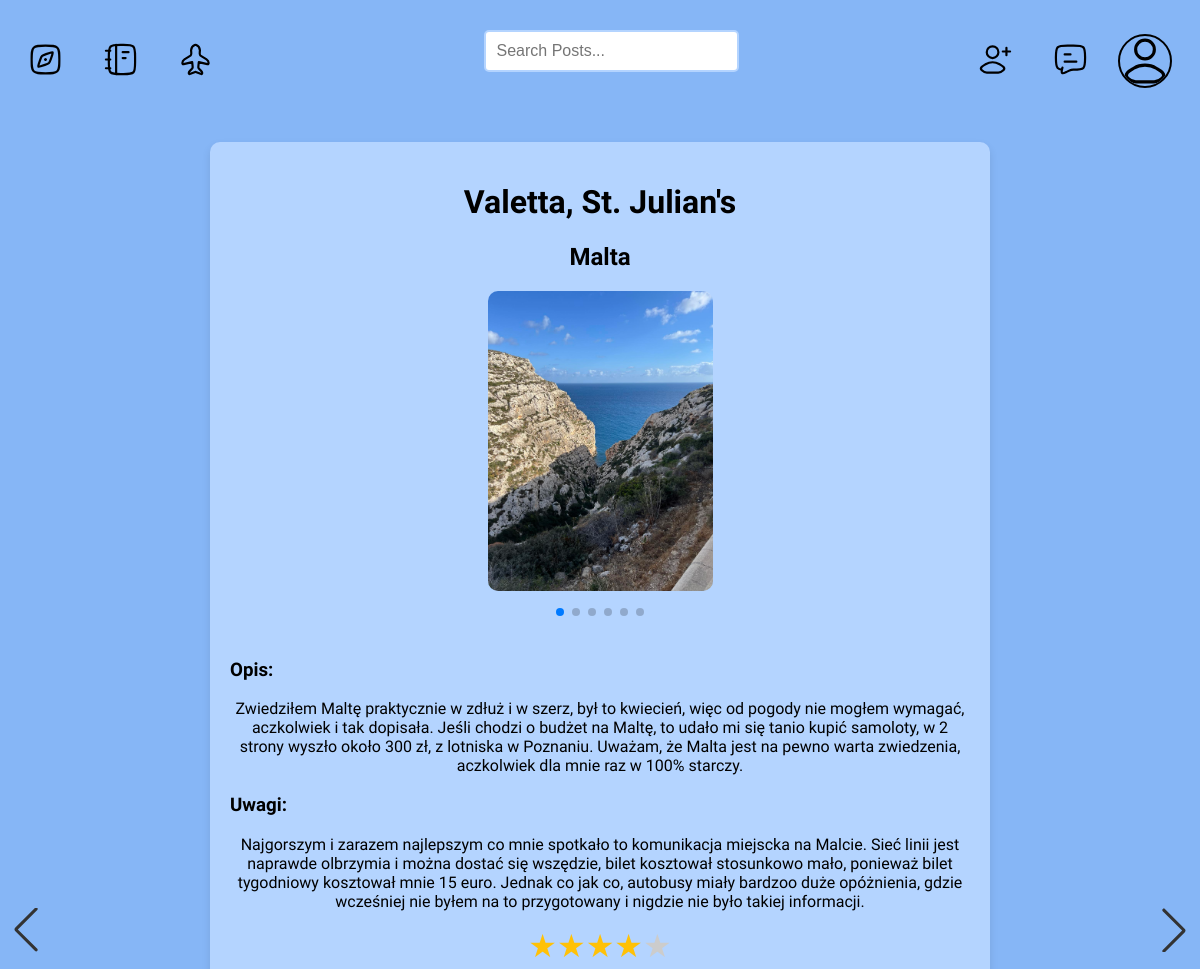
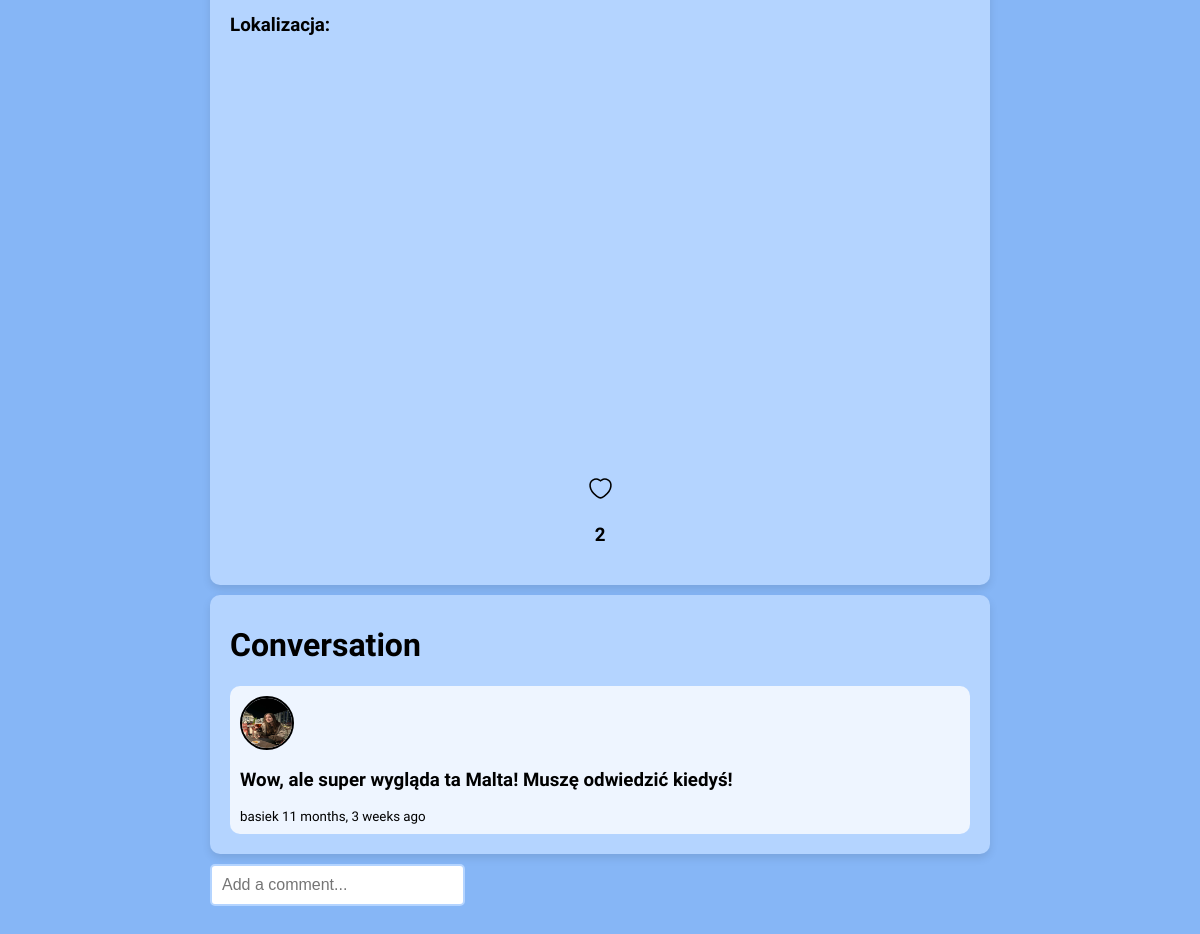
Page /post/4/ (signed in) on the committed database (2 pictures, top to bottom).
### base/models.py (models this page shows, shortened)
class User(AbstractUser):
    name = models.CharField(max_length=100, null=True)
    first_name = models.CharField(max_length=100, null=True, blank=True)
    last_name = models.CharField(max_length=100, null=True, blank=True)
    email = models.EmailField(unique=True)
    bio = models.TextField(null=True, blank=True)
    avatar = models.ImageField(null=True, default='user-avatar.svg')
    two_factor_enabled = models.BooleanField(default=False)
    two_factor_secret = models.CharField(max_length=32, blank=True, null=True)
    USERNAME_FIELD = 'email'
    REQUIRED_FIELDS = ['username']

class Post(models.Model):
    host = models.ForeignKey(User, on_delete=models.SET_NULL, null=True)
    title = models.CharField(max_length=100)
    date_created = models.DateTimeField(auto_now_add=True)
    country = models.CharField(max_length=100)
    city = models.CharField(max_length=100)
    description = models.TextField(null=True, blank=True)
    note = models.TextField(null=True, blank=True)
    participants = models.ManyToManyField(User, related_name='participants', blank=True)
    rate = models.IntegerField()
    image = models.ImageField(upload_to='posts/', blank=True, null=True)
    likes = models.IntegerField(default=0)
    latitude = models.DecimalField(max_digits=20, decimal_places=16, blank=True, null=True)
    longitude = models.DecimalField(max_digits=20, decimal_places=16, blank=True, null=True)
    class Meta:
        ordering = ['-date_created']

class PostImage(models.Model):
    post = models.ForeignKey(Post, on_delete=models.CASCADE, related_name='images')
    image = models.ImageField(upload_to='posts/')

class Comment(models.Model):
    user = models.ForeignKey(User, on_delete=models.CASCADE)
    post = models.ForeignKey(Post, on_delete=models.CASCADE)
    body = models.TextField()
    date_created = models.DateTimeField(auto_now_add=True)
    class Meta:
        ordering = ['-date_created']

### base/views.py (the view, shortened to what this page needs)
# urls.py: path('post/<str:pk>/', views.post, name='post'),
@login_required(login_url='login')
def post(request, pk):
    post = Post.objects.get(id=pk)
    post_comments = post.comment_set.all().order_by('-date_created')
    participants = post.participants.all()
    user_has_liked = Likes.objects.filter(user=request.user, post=post).exists()
    context = {'post': post, 'post_comments': post_comments, 'participants': participants, 'user_has_liked': user_has_liked}
    return render(request, 'base/post.html', context)

### base/templates/base/post.html (shortened to what this page needs)
{% extends 'main.html' %}
{% load static %}
{% block content %}
<div class="post-container">
    <div>
        <div class="post-info">
            <h1>{{post.city}}</h1>
            <h2>{{post.country}}</h2>
            <div class="post-images">
                <div class="swiper-container post-images">
                    <div class="swiper-wrapper">
                        {% for image in post.images.all %}
                            <div class="swiper-slide">
                                <img src="{{ image.image.url }}" class="post-image" onclick="openLightbox(this)">
                            </div>
                        {% endfor %}
                    </div>
                    <div class="swiper-pagination"></div>
                </div>
            </div>
            <h3>Opis:</h3>
            <p>{{post.description}}</p>
            <h3>Uwagi:</h3>
            <p>{{post.note}}</p>
            <div class="post-rating">
                <div class="star-rating-display">
                    {% for i in "12345" %}
                        {% if forloop.counter <= post.rate %}
                            <span class="star filled">★</span>
                        {% else %}
                            <span class="star">★</span>
                        {% endif %}
                    {% endfor %}
                </div>
            </div>
            <h3>Lokalizacja:</h3>
            <div id="map" style="height: 400px; width: 100%; margin-top: 20px;"></div>
            <div class="post-likes">
                <a href="{% url 'like' post.id %}">
                    {% if user_has_liked %}
                        <center><img src="{% static 'images/unlike.svg' %}" alt="dislike"></center>
                    {% else %}
                        <center><img src="{% static 'images/like.svg' %}" alt="like"></center>
                    {% endif %}
                </a>
                <center><h3>{{post.likes}}</h3></center>
            </div>
        </div>
        <div class="post-comment">
            <h1>Conversation</h1>
            {% for comment in post_comments %}
            <div>
                {% include 'base/components/single_comment_component.html' %}
            </div>
            {% endfor %}
        </div>
        {% if request.user.is_authenticated %}
        <div class="post-comment-form">
            <form method="POST" action="">
                <input type="text" name="body" placeholder="Add a comment...">
            </form>
        </div>
        {% endif %}
    </div>
</div>
{% endblock %}

### templates/main.html (shortened to what this page needs)
<!DOCTYPE html>
{% load static %}
<html>
    <head>
        <link rel="stylesheet" href="https://unpkg.com/swiper/swiper-bundle.min.css">
        <link rel='stylesheet' type='text/css' media='screen' href="{% static 'styles/main.css' %}?v=1.0">
        <link rel='stylesheet' type='text/css' media='screen' href="{% static 'styles/form.css' %}?v=1.0">
        <link rel='stylesheet' type='text/css' media='screen' href="{% static 'styles/searchbar.css' %}?v=1.0">
        <link rel='stylesheet' type='text/css' media='screen' href="{% static 'styles/navbar.css' %}?v=1.0">
        <link rel='stylesheet' type='text/css' media='screen' href="{% static 'styles/post.css' %}?v=1.0">
        <link rel='stylesheet' type='text/css' media='screen' href="{% static 'styles/edit-profile.css' %}?v=1.0">
        <link rel='stylesheet' type='text/css' media='screen' href="{% static 'styles/chat.css' %}?v=1.0">
        <link rel='stylesheet' type='text/css' media='screen' href="{% static 'styles/trip_planner.css' %}?v=1.0">
    </head>
    <body>
        {% include 'navbar.html' %}
        {% block content %}
        {% endblock %}
    </body>
</html>

### templates/navbar.html (shortened to what this page needs)
{% load static %}
<div class="navbar-container">
    <div style="display: flex; align-items: center;">
        <a href="/" style="margin-right: 20px; margin-left: 10px;">
            <img src="{% static 'images/home.svg' %}" alt="home">
        </a>
        <a href="{% url 'list_trips' %}" style="margin-right: 20px; margin-left: 20px;">
            <img src="{% static 'images/notebook.svg' %}" alt="notebook">
        </a>
        <a href="{% url 'search_flight' %}" style="margin-right: 20px; margin-left: 20px;">
            <img src="{% static 'images/airplane.svg' %}" alt="airplane">
        </a>
    </div>
    {% include 'searchbar.html' %}
    <div class="navbar-container-right">
        <a href="{% url 'search_non_friends' %}" style="margin-right: 20px; margin-left: 20px;">
            <img src="{% static 'images/user-add.svg' %}" alt="user-add">
        </a>
        <a href="{% url 'friend_chats' %}" style="margin-right: 20px; margin-left: 20px;">
            <img src="{% static 'images/chat.svg' %}" alt="chat">
        </a>
        {% if request.user.is_authenticated %}
        <div class="dropdown">
            <div class="navbar-avatar">
                <a href="{% url 'user_profile' request.user.username %}"><img src="{{ request.user.avatar.url }}"/></a>
            </div>
        </div>
        {% else %}
        <div class="login-button">
            <a href="{% url 'login' %}">Login</a>
        </div>
        {% endif %}
    </div>
</div>

### templates/searchbar.html
<div class="searchbar">
    <form method="GET" action="{% url 'home' %}">
        <input type="text" name="q" placeholder="Search Posts...">
    </form>
</div>

### base/templates/base/components/single_comment_component.html (shortened to what this page needs)
{% load static %}
<div class="post-comment-single">
    <div class="avatar">
        <img src="{{comment.user.avatar.url}}" />
    </div>
    <h3>{{comment.body}}</h3>
    <div class="post-comment-single-details">
        <small><a href="{% url 'user_profile' comment.user.username %}">{{comment.user.username}}</a> {{comment.date_created|timesince}} ago</small>
    </div>
</div>

### static/styles/main.css (style rules this page uses)
body { background-color: #86B6F6; font-family: 'Source Sans 3', sans-serif; }
html { scrollbar-width: none; -ms-overflow-style: none; }
a { text-decoration: none; color: black; }
.avatar img { vertical-align: middle; width: 50px; height: 50px; border-radius: 50%; border: 2px solid black; }

### static/styles/searchbar.css (style rules this page uses)
.searchbar { display: flex; justify-content: center; align-items: center; margin: 20px 0; }
.searchbar input[type="text"] { width: 100%; padding: 10px; border: 2px solid #B4D4FF; border-radius: 5px; font-size: 16px; transition: background-color 0.3s, border-color 0.3s; }

### static/styles/navbar.css (style rules this page uses)
.navbar-container { display: grid; grid-template-columns: 1fr 3fr 1fr; align-items: center; border-radius: 10px; margin: 10px; }
.navbar-container-right { display: flex; margin-left: auto; align-items: center; }
.dropdown { position: relative; display: inline-block; }
.navbar-avatar img { vertical-align: middle; width: 50px; height: 50px; border-radius: 50%; margin-left: 10px; margin-right: 10px; border: 2px solid black; }

### static/styles/post.css (style rules this page uses)
.post-container { display: flex; flex-direction: column; gap: 20px; padding: 20px; max-width: 800px; margin: 0 auto; }
.post-info { background-color: #B4D4FF; margin-left: 10px; margin-bottom: 10px; margin-right: 10px; border-radius: 10px; padding: 20px; box-shadow: 0 4px 8px rgba(0, 0, 0, 0.1); }
.post-info p, .post-info h1 { text-align: center; }
.post-images { width: 100%; overflow: hidden; border-radius: 10px; }
.post-comment { background-color: #B4D4FF; margin-left: 10px; margin-bottom: 10px; margin-right: 10px; border-radius: 10px; padding: 10px; box-shadow: 0 4px 8px rgba(0, 0, 0, 0.1); }
.post-comment h1 { margin-left: 10px; }
.post-comment-single { background-color: #EEF5FF; margin-left: 10px; margin-bottom: 10px; margin-right: 10px; border-radius: 10px; padding: 10px; }
.post-comment-single-details { display: flex; justify-content: space-between; align-items: center; }
.post-comment-form { display: flex; justify-content: left; align-items: center; margin-left: 10px; }
.post-comment-form input[type="text"] { width: 100%; padding: 10px; border: 2px solid #B4D4FF; border-radius: 5px; font-size: 16px; transition: background-color 0.3s, border-color 0.3s; }
.swiper-container { display: flex; justify-content: center; align-items: center; flex-direction: column; width: auto; max-width: 100%; padding-bottom: 20px; }
.swiper-slide { display: flex; justify-content: center; align-items: center; }
.swiper-slide img { max-width: 100%; max-height: 300px; object-fit: cover; border-radius: 10px; }
.swiper-pagination { position: static; margin-top: 10px; text-align: center; }
.star-rating-display { display: flex; justify-content: center; font-size: 2rem; }
.star { color: #ccc; }
.star.filled { color: #ffc107; }
.post-likes { justify-content: center; align-items: center; }
#map { width: 100%; height: 400px; margin: 20px 0; }

### static/styles/chat.css (style rules this page uses)
.avatar img { width: 50px; height: 50px; border-radius: 50%; }
.searchbar input[type="text"] { width: 100%; padding: 10px; border: 2px solid #B4D4FF; border-radius: 5px; font-size: 16px; transition: background-color 0.3s, border-color 0.3s; margin-bottom: 20px; }

### static/styles/trip_planner.css (style rules this page uses)
h2 { text-align: center; margin-bottom: 20px; font-size: 24px; }

### rows in the picture
User: user.avatar (picture)
Post: city "Valetta, St. Julian's", country "Malta", description "Zwiedziłem Maltę praktycznie w zdłuż i w szerz, był to kwiecień, więc od pogody nie mogłem wymagać, aczkolwiek i tak dopisała. Jeśli chodzi o budżet na Maltę, to udało mi się tanio kupić samoloty, w 2 strony wyszło około 300 zł, z lotniska w Poznaniu. Uważam, że Malta jest na pewno warta zwiedzenia, aczkolwiek dla mnie raz w 100% starczy.", note "Najgorszym i zarazem najlepszym co mnie spotkało to komunikacja miejscka na Malcie. Sieć linii jest naprawde olbrzymia i można dostać się wszędzie, bilet kosztował stosunkowo mało, ponieważ bilet tygodniowy kosztował mnie 15 euro. Jednak co jak co, autobusy miały bardzoo duże opóżnienia, gdzie wcześniej nie byłem na to przygotowany i nigdzie nie było takiej informacji.", likes "2"
PostImage: image (picture)
Comment: user.avatar (picture), body "Wow, ale super wygląda ta Malta! Muszę odwiedzić kiedyś!", user.username "basiek", date_created "11 months, 3 weeks"
